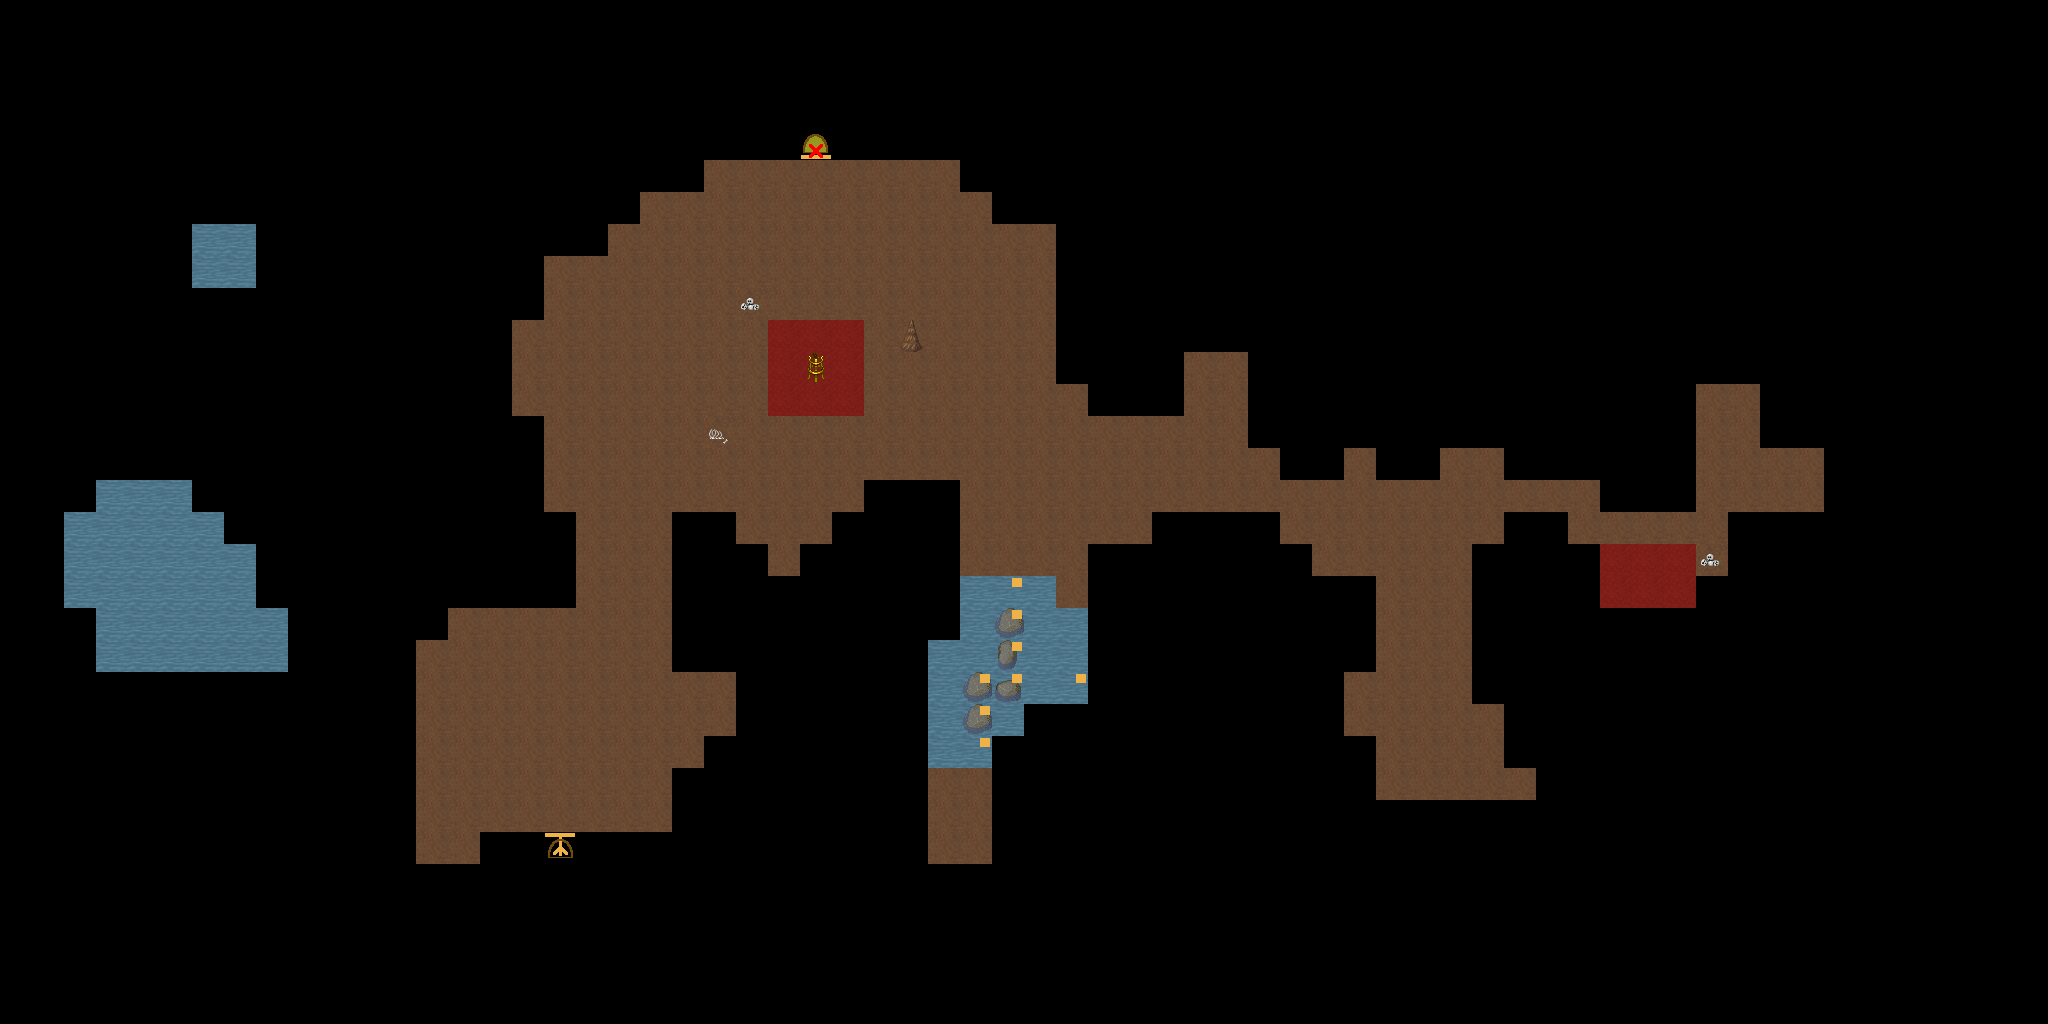

Tiled map render using the project's own tile images. Description and the map definition, with tile-layer contents summarised, below:
An orthogonal 64x32 tile map with 32x32 px tiles, 1 tile layer (set), 5 tilesets.

<map version="1.0" orientation="orthogonal" width="64" height="32" tilewidth="32" tileheight="32">
 <tileset firstgid="1" name="set_cave" tilewidth="32" tileheight="32">
  <image source="../graphics/tiles/set_cave.png" width="256" height="256" />
 </tileset>
 <tileset firstgid="65" name="cave" tilewidth="32" tileheight="32">
  <image source="../graphics/tiles/cave.png" width="512" height="256" />
 </tileset>
 <tileset firstgid="193" name="collision" tilewidth="32" tileheight="32">
  <image source="../graphics/tiles/collision.png" width="64" height="32" />
 </tileset>
 <tileset firstgid="195" name="cave_x2" tilewidth="32" tileheight="64">
  <image source="../graphics/tiles/cave_x2.png" width="512" height="64" />
 </tileset>
 <tileset firstgid="211" name="set_rules" tilewidth="32" tileheight="32">
  <image source="../graphics/tiles/set_rules.png" width="64" height="64" />
 </tileset>
 <layer name="set" width="64" height="32">
  <data>[2048 cells, 2048 non-empty, 14 distinct tile ids]</data>
 </layer>
</map>
